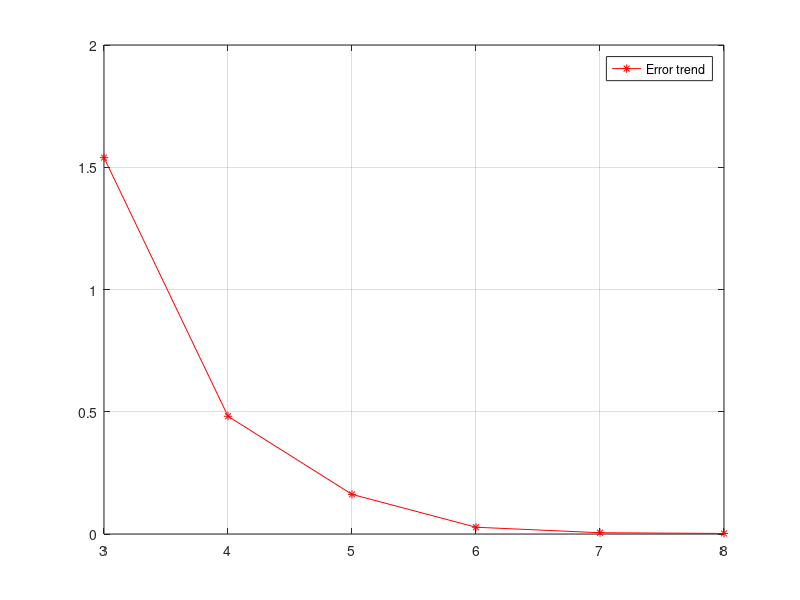

Recreate this plot in MATLAB.
n2 = [0:6].^2;
m2 = [0:6].^2;

N = 48;

nbRefs = 6

C=reshape((n2+m2.')',[],1)';
omega2 = sort(C);
omega2 = omega2(2:N+1);
x = [1:N];
ref3 = load('lambda_unstructured_Nedelec_convergence_3.dat')';
ref4 = load('lambda_unstructured_Nedelec_convergence_4.dat')';
ref5 = load('lambda_unstructured_Nedelec_convergence_5.dat')';
ref6 = load('lambda_unstructured_Nedelec_convergence_6.dat')';
ref7 = load('lambda_unstructured_Nedelec_convergence_7.dat')';
ref8 = load('lambda_unstructured_Nedelec_convergence_8.dat')';

ref3 = sort(ref3);
ref4 = sort(ref4);
ref5 = sort(ref5);
ref6 = sort(ref6);
ref7 = sort(ref7);
ref8 = sort(ref8);

err = zeros(nbRefs,1);
err(1) = max(abs(omega2-ref3));
err(2) = max(abs(omega2-ref4));
err(3) = max(abs(omega2-ref5));
err(4) = max(abs(omega2-ref6));
err(5) = max(abs(omega2-ref7));
err(6) = max(abs(omega2-ref8));

plot([3:2 + nbRefs],err,'r*-')
hold on
grid on
legend('Error trend','Tolerance')

